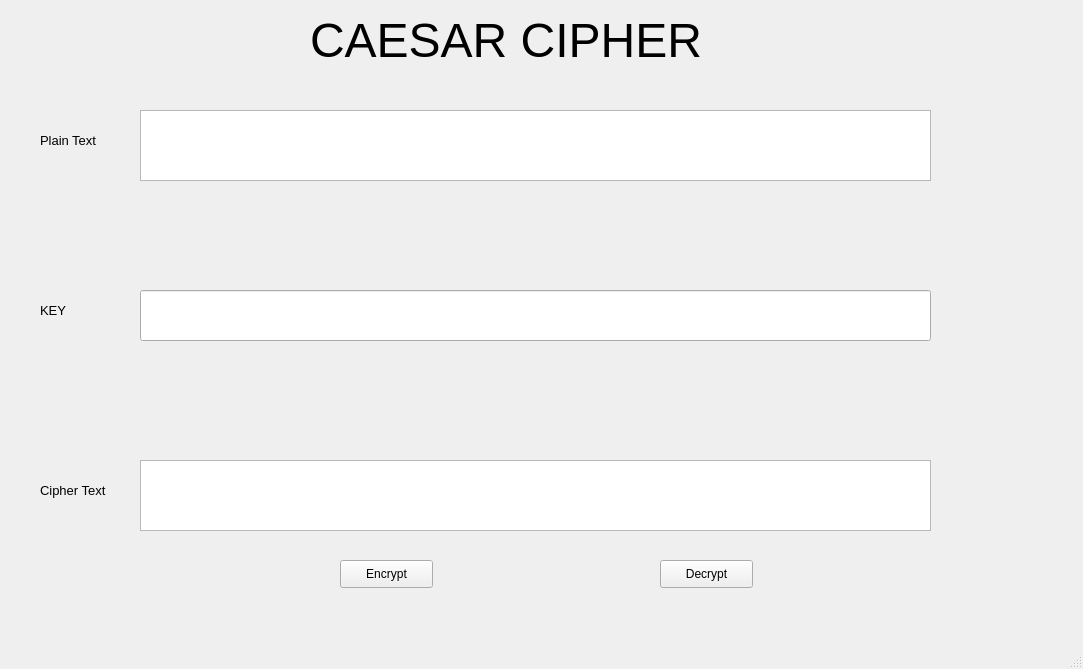
<?xml version="1.0" encoding="UTF-8"?>
<ui version="4.0">
 <class>MainWindow</class>
 <widget class="QMainWindow" name="MainWindow">
  <property name="geometry">
   <rect>
    <x>0</x>
    <y>0</y>
    <width>1083</width>
    <height>669</height>
   </rect>
  </property>
  <property name="windowTitle">
   <string>Caesar Cipher</string>
  </property>
  <widget class="QWidget" name="centralwidget">
   <widget class="QLabel" name="label">
    <property name="geometry">
     <rect>
      <x>310</x>
      <y>0</y>
      <width>531</width>
      <height>81</height>
     </rect>
    </property>
    <property name="font">
     <font>
      <pointsize>36</pointsize>
     </font>
    </property>
    <property name="text">
     <string>CAESAR CIPHER</string>
    </property>
   </widget>
   <widget class="QLabel" name="label_2">
    <property name="geometry">
     <rect>
      <x>40</x>
      <y>120</y>
      <width>91</width>
      <height>41</height>
     </rect>
    </property>
    <property name="font">
     <font>
      <pointsize>10</pointsize>
     </font>
    </property>
    <property name="text">
     <string>Plain Text</string>
    </property>
   </widget>
   <widget class="QTextEdit" name="txt_plain_text">
    <property name="geometry">
     <rect>
      <x>140</x>
      <y>110</y>
      <width>791</width>
      <height>71</height>
     </rect>
    </property>
   </widget>
   <widget class="QLabel" name="label_3">
    <property name="geometry">
     <rect>
      <x>40</x>
      <y>290</y>
      <width>91</width>
      <height>41</height>
     </rect>
    </property>
    <property name="font">
     <font>
      <pointsize>10</pointsize>
     </font>
    </property>
    <property name="text">
     <string>KEY</string>
    </property>
   </widget>
   <widget class="QLabel" name="label_4">
    <property name="geometry">
     <rect>
      <x>40</x>
      <y>470</y>
      <width>91</width>
      <height>41</height>
     </rect>
    </property>
    <property name="font">
     <font>
      <pointsize>10</pointsize>
     </font>
    </property>
    <property name="text">
     <string>Cipher Text</string>
    </property>
   </widget>
   <widget class="QTextEdit" name="txt_cipher_text">
    <property name="geometry">
     <rect>
      <x>140</x>
      <y>460</y>
      <width>791</width>
      <height>71</height>
     </rect>
    </property>
   </widget>
   <widget class="QPushButton" name="btn_encrypt">
    <property name="geometry">
     <rect>
      <x>340</x>
      <y>560</y>
      <width>93</width>
      <height>28</height>
     </rect>
    </property>
    <property name="text">
     <string>Encrypt</string>
    </property>
   </widget>
   <widget class="QPushButton" name="btn_decrypt">
    <property name="geometry">
     <rect>
      <x>660</x>
      <y>560</y>
      <width>93</width>
      <height>28</height>
     </rect>
    </property>
    <property name="text">
     <string>Decrypt</string>
    </property>
   </widget>
   <widget class="QLineEdit" name="txt_key">
    <property name="geometry">
     <rect>
      <x>140</x>
      <y>290</y>
      <width>791</width>
      <height>51</height>
     </rect>
    </property>
   </widget>
  </widget>
  <widget class="QMenuBar" name="menubar">
   <property name="geometry">
    <rect>
     <x>0</x>
     <y>0</y>
     <width>1083</width>
     <height>26</height>
    </rect>
   </property>
  </widget>
  <widget class="QStatusBar" name="statusbar"/>
 </widget>
 <resources/>
 <connections/>
</ui>
